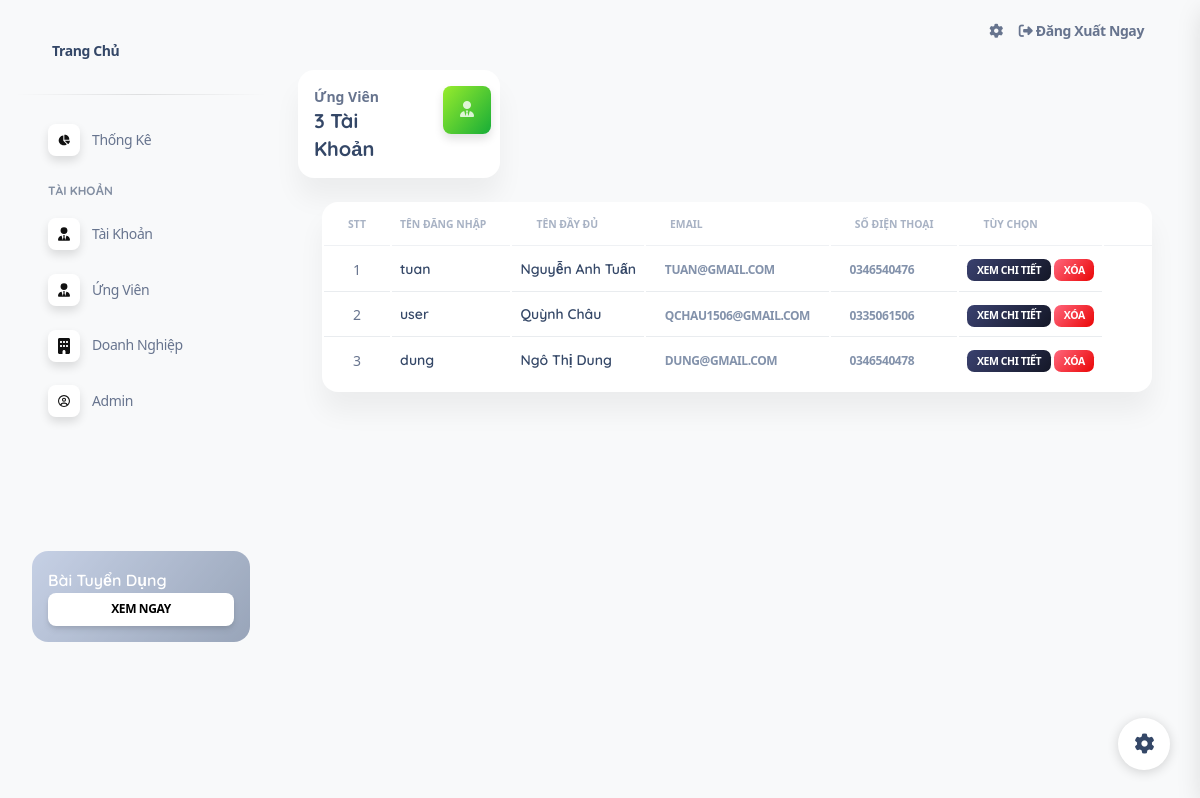
The app's page /src/WEB/index.php?act=listcv (signed in) with its own data.
### tables this page shows
CREATE TABLE IF NOT EXISTS `user` (
  `id` int(10) NOT NULL,
  `username` varchar(255) NOT NULL,
  `pass` varchar(255) NOT NULL,
  `name` varchar(255) NOT NULL,
  `email` varchar(255) NOT NULL,
  `phone` varchar(13) NOT NULL,
  `address` varchar(255) NULL,
  `role` int(2) NOT NULL
);

### src/WEB/index.php (called while the page is built)
<?php
include 'controller/controller.php';

### src/WEB/model/pdo.php (called while the page is built, shortened)
<?php
function pdo_get_connection(){
    $servername = "db";
    $username = "ankan";
    $password = "310102";
    try {
        $conn = new PDO("mysql:host=$servername;dbname=web_tuyendung", $username, $password);
        $conn->setAttribute(PDO::ATTR_ERRMODE, PDO::ERRMODE_EXCEPTION);
        return $conn;
    } catch(PDOException $e) {
        echo "Connection failed: " . $e->getMessage();
    }
}
function pdo_query($sql){
    $sql_args=array_slice(func_get_args(),1);
    try{
        $conn=pdo_get_connection();
        $stmt=$conn->prepare($sql);
        $stmt->execute($sql_args);
        $rows=$stmt->fetchAll();
        return $rows;
    }
    catch(PDOException $e){
        throw $e;
    }
    finally{
        unset($conn);
    }
}
function pdo_query_one($sql){
    $sql_args=array_slice(func_get_args(),1);
    try{
        $conn=pdo_get_connection();
        $stmt=$conn->prepare($sql);
        $stmt->execute($sql_args);
        $row=$stmt->fetch(PDO::FETCH_ASSOC);
        return $row;
    }
    catch(PDOException $e){
        throw $e;
    }
    finally{
        unset($conn);
    }
}

### src/WEB/model/admin.php (called while the page is built, shortened)
<?php
function list_admin($id, $username, $name, $email, $phone, $address, $role)
{
    $sql = "SELECT * FROM user WHERE role = ?";
    $sql .= $id !== '' ? " AND id LIKE '%" . $id . "%' " : "";
    $sql .= $username !== '' ? " AND username LIKE '%" . $username . "%' " : "";
    $sql .= $name !== '' ? " AND name LIKE '%" . $name . "%' " : "";
    $sql .= $email !== '' ? " AND email LIKE '%" . $email . "%' " : "";
    $sql .= $phone !== '' ? " AND phone LIKE '%" . $phone . "%' " : "";
    $sql .= $address !== '' ? " AND address LIKE '%" . $address . "%' " : "";
    $sql .= " ORDER BY id DESC";
    return pdo_query($sql, $role);
}
function countUser($role)
{
    $sql = "SELECT COUNT(*) as userCount FROM user WHERE role = ?";
    $result = pdo_query_one($sql, $role);
    return $result['userCount'];
}

### src/WEB/view/admin/listCv.php (the view)
<div class="container-fluid py-2">
    <div class="row">
        <div class="col-xl-3 col-sm-6 mb-xl-0 mb-4">
            <div class="card">
                <div class="card-body p-3">
                    <div class="row">
                        <div class="col-8">
                            <div class="numbers">
                                <p class="text-sm mb-0 text-capitalize font-weight-bold">Ứng Viên</p>
                                <h5 class="font-weight-bolder mb-0">
                                    <?= $userCount ?> Tài Khoản
                                </h5>
                            </div>
                        </div>
                        <div class="col-4 text-end">
                            <div class="icon icon-shape bg-gradient-success shadow text-center border-radius-md">
                                <i class="fa-solid fa-user-tie" aria-hidden="true"></i>
                            </div>
                        </div>
                    </div>
                </div>
            </div>
        </div>
    </div>
    <div class="container-fluid py-4">
        <div class="row">
            <div class="col-12">
                <div class="card mb-4">
                    <div class="card-body px-0 pt-0 pb-2">
                        <div class="table-responsive p-0">
                            <table class="table align-items-center mb-0" id="myTable">
                                <thead>
                                    <tr>
                                        <th class="text-uppercase text-secondary text-xxs font-weight-bolder opacity-7 ">STT</th>
                                        <th class="text-uppercase text-secondary text-xxs font-weight-bolder opacity-7 ps-2">Tên Đăng Nhập</th>
                                        <th class="text-left text-uppercase text-secondary text-xxs font-weight-bolder opacity-7">Tên Đầy Đủ</th>
                                        <th class="text-left text-uppercase text-secondary text-xxs font-weight-bolder opacity-7">Email</th>
                                        <th class="text-left text-uppercase text-secondary text-xxs font-weight-bolder opacity-7">Số Điện Thoại</th>
                                        <th class="text-left text-uppercase text-secondary text-xxs font-weight-bolder opacity-7">Tùy Chọn</th>
                                        <th class="text-secondary opacity-7"></th>
                                    </tr>
                                </thead>
                                <tbody>
                                    <?php foreach ($listcv as $user) :; ?>
                                        <tr>
                                            <td class="align-middle text-center text-sm"></td>
                                            <td>
                                                <h6 class="mb-0 text-sm"><?= $user['username'] ?></h6>
                                            </td>
                                            <td class="align-middle text-left text-sm">
                                                <h6 class="mb-0 text-sm "><?= $user['name'] ?></h6>
                                            </td>
                                            <td class="align-middle text-left"><a href="mailto:<?= $user['email'] ?>">
                                                    <span class="badge badge-sm  text-secondary"><?= $user['email'] ?></span></a>
                                            </td>
                                            <td class="align-middle text-left"><a href="tel:<?= $user['phone'] ?>">
                                                    <span class="badge badge-sm  text-secondary"><?= $user['phone'] ?></span></a>
                                            </td>
                                            <td class="align-middle text-left text-sm">
                                                <a href="index.php?act=infoCv&id=<?= $user['id'] ?>" target="_blank"><span type="button" class="badge badge-sm bg-gradient-dark">Xem Chi Tiết</span></a>
                                                <a href="index.php?act=delete&id=<?= $user['id'] ?>"><span type="button" class="badge bg-gradient-danger">Xóa</span></a>
                                            </td>
                                        </tr>
                                    <?php endforeach; ?>
                                </tbody>
                            </table>
                        </div>
                    </div>
                </div>
            </div>
        </div>
    </div>
</div>
</main>

### src/WEB/assets/css/meanmenu.css (style rules this page uses)
body { font-family:oswald,sans-serif;padding:0;margin:0;font-size:15px;background-color:#f1f1f1 }

### src/WEB/assets/css/responsive.css (style rules this page uses)
:root { --main: rgba(0,0,0,0.9); --secondary: rgb(12, 104, 185); --secondary-child: rgba(78,205,196,0.5); --font: rgba(0,0,0,0.9); }

### src/WEB/assets/css/nucleo-svg.css (style rules this page uses)
.icon { display: inline-block; color: #111111; height: 1em; width: 1em; }
.icon { fill: currentColor; stroke: none; }

### records on screen
user: username "tuan", name "Nguyễn Anh Tuấn", email "TUAN@GMAIL.COM", phone "0346540476"
user: username "user", name "Quỳnh Châu", email "QCHAU1506@GMAIL.COM", phone "0335061506"
user: username "dung", name "Ngô Thị Dung", email "DUNG@GMAIL.COM", phone "0346540478"

### other values on screen
$userCount "3"
